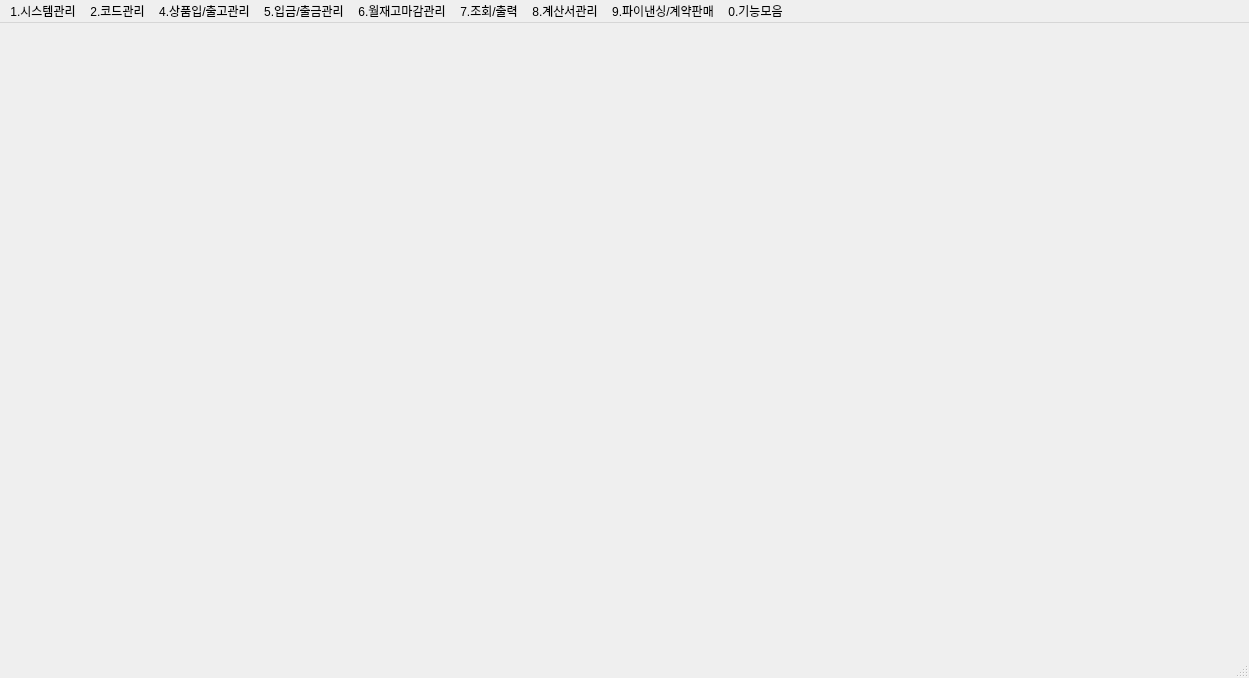
<?xml version="1.0" encoding="UTF-8"?>
<ui version="4.0">
 <class>MainWindow</class>
 <widget class="QMainWindow" name="MainWindow">
  <property name="geometry">
   <rect>
    <x>0</x>
    <y>0</y>
    <width>1249</width>
    <height>678</height>
   </rect>
  </property>
  <property name="windowTitle">
   <string>MainWindow</string>
  </property>
  <widget class="QWidget" name="centralwidget"/>
  <widget class="QMenuBar" name="menuBar">
   <property name="geometry">
    <rect>
     <x>0</x>
     <y>0</y>
     <width>1249</width>
     <height>33</height>
    </rect>
   </property>
   <widget class="QMenu" name="menu1">
    <property name="title">
     <string>1.시스템관리</string>
    </property>
    <addaction name="action1"/>
    <addaction name="action2"/>
    <addaction name="action3"/>
    <addaction name="separator"/>
    <addaction name="action4"/>
    <addaction name="action5"/>
    <addaction name="action6"/>
    <addaction name="action7"/>
    <addaction name="action8"/>
    <addaction name="separator"/>
    <addaction name="action9"/>
   </widget>
   <widget class="QMenu" name="menu2">
    <property name="title">
     <string>2.코드관리</string>
    </property>
    <widget class="QMenu" name="menu1_2">
     <property name="title">
      <string>1.사용자관리</string>
     </property>
     <addaction name="action1_9"/>
     <addaction name="action2_9"/>
     <addaction name="action3_8"/>
     <addaction name="action4_7"/>
    </widget>
    <addaction name="menu1_2"/>
    <addaction name="action2_2"/>
    <addaction name="action3_2"/>
   </widget>
   <widget class="QMenu" name="menu4">
    <property name="title">
     <string>4.상품입/출고관리</string>
    </property>
    <addaction name="action1_4"/>
    <addaction name="action2_4"/>
    <addaction name="action3_3"/>
    <addaction name="action4_2"/>
    <addaction name="action5_2"/>
   </widget>
   <widget class="QMenu" name="menu5">
    <property name="title">
     <string>5.입금/출금관리</string>
    </property>
    <addaction name="action1_5"/>
    <addaction name="action2_5"/>
    <addaction name="action3_4"/>
    <addaction name="action4_3"/>
   </widget>
   <widget class="QMenu" name="menu6">
    <property name="title">
     <string>6.월재고마감관리</string>
    </property>
    <addaction name="action1_6"/>
    <addaction name="action2_6"/>
   </widget>
   <widget class="QMenu" name="menu7">
    <property name="title">
     <string>7.조회/출력</string>
    </property>
    <addaction name="action1_7"/>
    <addaction name="action2_7"/>
    <addaction name="action3_6"/>
    <addaction name="action4_5"/>
    <addaction name="action5_4"/>
    <addaction name="action6_3"/>
    <addaction name="action7_3"/>
    <addaction name="action8_3"/>
    <addaction name="action9_3"/>
   </widget>
   <widget class="QMenu" name="menu8">
    <property name="title">
     <string>8.계산서관리</string>
    </property>
    <addaction name="action1_8"/>
    <addaction name="action2_8"/>
    <addaction name="action3_7"/>
    <addaction name="action5_5"/>
    <addaction name="action7_4"/>
   </widget>
   <widget class="QMenu" name="menu9">
    <property name="title">
     <string>9.파이낸싱/계약판매</string>
    </property>
   </widget>
   <widget class="QMenu" name="menu0">
    <property name="title">
     <string>0.기능모음</string>
    </property>
   </widget>
   <addaction name="menu1"/>
   <addaction name="menu2"/>
   <addaction name="menu4"/>
   <addaction name="menu5"/>
   <addaction name="menu6"/>
   <addaction name="menu7"/>
   <addaction name="menu8"/>
   <addaction name="menu9"/>
   <addaction name="menu0"/>
  </widget>
  <widget class="QStatusBar" name="statusBar"/>
  <action name="action1">
   <property name="text">
    <string>1.업체등록</string>
   </property>
   <property name="2.비밀번호변경" stdset="0">
    <string/>
   </property>
  </action>
  <action name="action2">
   <property name="text">
    <string>2.비밀번호변경</string>
   </property>
   <property name="menuRole">
    <enum>QAction::MenuRole::NoRole</enum>
   </property>
  </action>
  <action name="action3">
   <property name="text">
    <string>3.프린터설정</string>
   </property>
   <property name="menuRole">
    <enum>QAction::MenuRole::NoRole</enum>
   </property>
  </action>
  <action name="action4">
   <property name="text">
    <string>4.우편번호조회</string>
   </property>
   <property name="menuRole">
    <enum>QAction::MenuRole::NoRole</enum>
   </property>
  </action>
  <action name="action5">
   <property name="text">
    <string>5.단축메뉴</string>
   </property>
   <property name="menuRole">
    <enum>QAction::MenuRole::NoRole</enum>
   </property>
  </action>
  <action name="action6">
   <property name="text">
    <string>6.원격지원</string>
   </property>
   <property name="menuRole">
    <enum>QAction::MenuRole::NoRole</enum>
   </property>
  </action>
  <action name="action7">
   <property name="text">
    <string>7.환경설정</string>
   </property>
   <property name="menuRole">
    <enum>QAction::MenuRole::NoRole</enum>
   </property>
  </action>
  <action name="action8">
   <property name="text">
    <string>8.미트통신 열기</string>
   </property>
   <property name="menuRole">
    <enum>QAction::MenuRole::NoRole</enum>
   </property>
  </action>
  <action name="action9">
   <property name="text">
    <string>9.종료</string>
   </property>
   <property name="menuRole">
    <enum>QAction::MenuRole::NoRole</enum>
   </property>
  </action>
  <action name="action2_2">
   <property name="text">
    <string>2.코드관리</string>
   </property>
  </action>
  <action name="action3_2">
   <property name="text">
    <string>3.거래처 기초잔액 입력</string>
   </property>
  </action>
  <action name="action4_iU">
   <property name="text">
    <string>4.더존iU연동관리</string>
   </property>
  </action>
  <action name="action1_3">
   <property name="text">
    <string>1.오퍼관리</string>
   </property>
  </action>
  <action name="action2_3">
   <property name="text">
    <string>2.수입부대비용관리</string>
   </property>
  </action>
  <action name="action1_4">
   <property name="text">
    <string>1.입고전표(직수입)</string>
   </property>
  </action>
  <action name="action2_4">
   <property name="text">
    <string>2.입고전표(국내)</string>
   </property>
  </action>
  <action name="action3_3">
   <property name="text">
    <string>3.출고전표</string>
   </property>
  </action>
  <action name="action4_2">
   <property name="text">
    <string>4.창고이동</string>
   </property>
  </action>
  <action name="action5_2">
   <property name="text">
    <string>5.로스출고</string>
   </property>
  </action>
  <action name="action6_2">
   <property name="text">
    <string>6.생산일보</string>
   </property>
  </action>
  <action name="action7_2">
   <property name="text">
    <string>7.지육구매입고/판매출고</string>
   </property>
  </action>
  <action name="action8_2">
   <property name="text">
    <string>8.지육생산입고</string>
   </property>
  </action>
  <action name="action9_2">
   <property name="text">
    <string>9.거래처 자료 일괄전환</string>
   </property>
  </action>
  <action name="action10">
   <property name="text">
    <string>10.견적서</string>
   </property>
  </action>
  <action name="action11">
   <property name="text">
    <string>11.생산 가공계획</string>
   </property>
  </action>
  <action name="action1_5">
   <property name="text">
    <string>1.입금(미수금)관리</string>
   </property>
  </action>
  <action name="action2_5">
   <property name="text">
    <string>2.출금(미지급)관리</string>
   </property>
  </action>
  <action name="action3_4">
   <property name="text">
    <string>3.입금(경비)관리</string>
   </property>
  </action>
  <action name="action4_3">
   <property name="text">
    <string>4.출금(경비)관리</string>
   </property>
  </action>
  <action name="action5_3">
   <property name="text">
    <string>5.통장이체</string>
   </property>
  </action>
  <action name="action1_6">
   <property name="text">
    <string>1.재고마감관리</string>
   </property>
  </action>
  <action name="action2_6">
   <property name="text">
    <string>2.일마감</string>
   </property>
  </action>
  <action name="action3_5">
   <property name="text">
    <string>3.더존연동</string>
   </property>
  </action>
  <action name="action4_4">
   <property name="text">
    <string>4.매출이익정산</string>
   </property>
  </action>
  <action name="action1_7">
   <property name="text">
    <string>1.코드현황</string>
   </property>
  </action>
  <action name="action2_7">
   <property name="text">
    <string>2.매입현황</string>
   </property>
  </action>
  <action name="action3_6">
   <property name="text">
    <string>3.판매현황</string>
   </property>
  </action>
  <action name="action4_5">
   <property name="text">
    <string>4.원장출력</string>
   </property>
  </action>
  <action name="action5_4">
   <property name="text">
    <string>5.일계표</string>
   </property>
  </action>
  <action name="action6_3">
   <property name="text">
    <string>6.매출이익</string>
   </property>
  </action>
  <action name="action7_3">
   <property name="text">
    <string>7.입출금현황</string>
   </property>
  </action>
  <action name="action8_3">
   <property name="text">
    <string>8.미수/미지급현황</string>
   </property>
  </action>
  <action name="action9_3">
   <property name="text">
    <string>9.상품재고현황</string>
   </property>
  </action>
  <action name="action10_DM">
   <property name="text">
    <string>10.DM발송</string>
   </property>
  </action>
  <action name="action11_2">
   <property name="text">
    <string>11.손익계산서</string>
   </property>
  </action>
  <action name="action12">
   <property name="text">
    <string>12.잔액확인서</string>
   </property>
  </action>
  <action name="action13">
   <property name="text">
    <string>13.거래매역 확인서(월별)</string>
   </property>
  </action>
  <action name="action14">
   <property name="text">
    <string>14.통장관리</string>
   </property>
  </action>
  <action name="action15">
   <property name="text">
    <string>15.경리일보</string>
   </property>
  </action>
  <action name="action16">
   <property name="text">
    <string>16.자산현황</string>
   </property>
  </action>
  <action name="action17">
   <property name="text">
    <string>17.거래내역서</string>
   </property>
  </action>
  <action name="action18">
   <property name="text">
    <string>18.생산현황</string>
   </property>
  </action>
  <action name="action19">
   <property name="text">
    <string>19.거래명세표출력(일괄)</string>
   </property>
  </action>
  <action name="action20">
   <property name="text">
    <string>20.생산라벨현황</string>
   </property>
  </action>
  <action name="action21">
   <property name="text">
    <string>21.일일보고</string>
   </property>
  </action>
  <action name="action22">
   <property name="text">
    <string>22.바코드현황</string>
   </property>
  </action>
  <action name="action1_8">
   <property name="text">
    <string>1.계산서작업</string>
   </property>
  </action>
  <action name="action2_8">
   <property name="text">
    <string>2.계산서입력</string>
   </property>
  </action>
  <action name="action3_7">
   <property name="text">
    <string>3.계산서현황</string>
   </property>
  </action>
  <action name="action4_6">
   <property name="text">
    <string>4.계산서출력(일괄)</string>
   </property>
  </action>
  <action name="action5_5">
   <property name="text">
    <string>5.계산서삭제</string>
   </property>
  </action>
  <action name="action6_4">
   <property name="text">
    <string>6.거래사실확인서</string>
   </property>
  </action>
  <action name="action7_4">
   <property name="text">
    <string>7.전자계산서</string>
   </property>
  </action>
  <action name="action1_9">
   <property name="text">
    <string>1.사용자등록</string>
   </property>
  </action>
  <action name="action2_9">
   <property name="text">
    <string>2.사용자별 프로그램 권한</string>
   </property>
  </action>
  <action name="action3_8">
   <property name="text">
    <string>3.전자계산서사용자등록</string>
   </property>
  </action>
  <action name="action4_7">
   <property name="text">
    <string>4.사용자 접속현황</string>
   </property>
  </action>
 </widget>
 <resources/>
 <connections/>
</ui>
